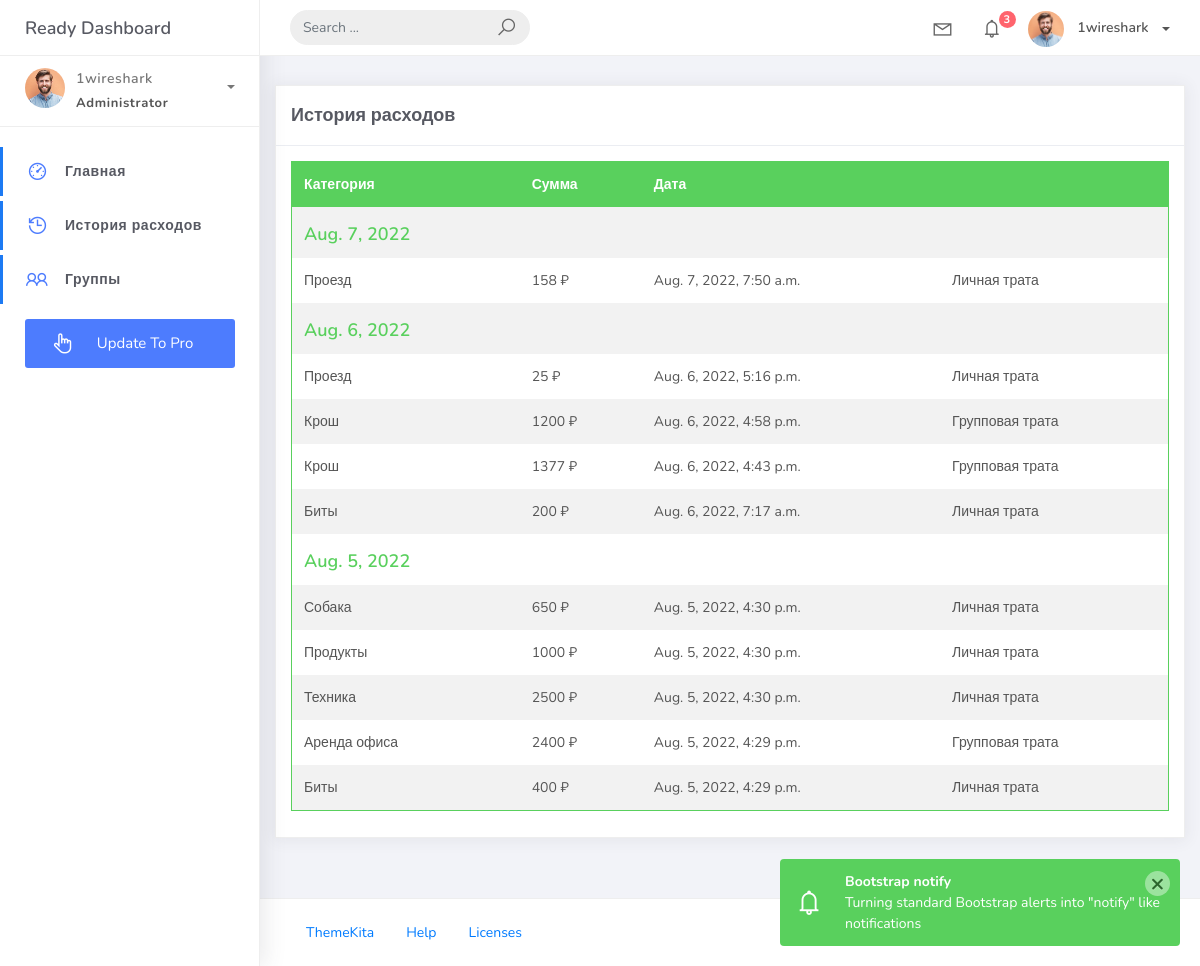
The page /cost_accounting/history/ (signed in) on the database its author committed.
### cost_accounting/models.py (models this page shows, shortened)
class Spending(models.Model):
    payer = models.ForeignKey(User, on_delete=models.CASCADE, verbose_name='Плательщик')
    amount = models.PositiveIntegerField(verbose_name='Потраченная сумма')
    category = models.ForeignKey('Category', on_delete=models.CASCADE, verbose_name='Категория товара')
    short_description = models.CharField(max_length=1000, verbose_name='Краткое описание', blank=True, null=True)
    creation_date = models.DateTimeField(auto_now_add=True, verbose_name='Дата создания расходов', null=True)
    class Meta:
        db_table = 'spending'

class Category(models.Model):
    title = models.CharField(max_length=50, verbose_name='Название категории')
    group = models.ForeignKey(Group, on_delete=models.CASCADE, verbose_name="Трата на группу", blank=True, null=True)
    creator = models.ForeignKey(User, on_delete=models.CASCADE, blank=True, null=True, verbose_name='Создатель категории')
    class Meta:
        db_table = 'spending_category'

### cost_accounting/views.py (the view)
# urls.py: path('history/', SpendingsHistory.as_view(), name='history'),
class SpendingsHistory(LoginRequiredMixin, View):
    def get(self, request, *args, **kwargs):
        context = show_history(request)
        return render(request, 'spendings-history.html', context)

### cost_accounting/services.py (called while the page is built)
def show_history(request: HttpRequest) -> dict:
    spendings = Spending.objects.filter(payer=request.user).order_by('-creation_date')
    spendings_per_day = defaultdict(list)
    for spending in spendings:
        spendings_per_day[spending.creation_date.date()].append(spending)
    context = {
        'spendings_per_day': spendings_per_day.items(),
        'today': datetime.datetime.today().date(),
        'yesterday': datetime.datetime.today().date() - datetime.timedelta(1),
    }
    return context

### templates/spendings-history.html (shortened to what this page needs)
{% extends 'index.html' %}
{% block content %}
    <div class="content">
        <div class="card">
            <div class="card-header ">
                <h4 class="card-title">История расходов</h4>
            </div>
            <div class="card-body">
                <table class="table table-head-bg-success table-striped table-hover">
                    <thead>
                        <tr>
                            <th scope="col">Категория</th>
                            <th scope="col">Сумма</th>
                            <th scope="col">Дата</th>
                            <th scope="col"></th>
                        </tr>
                    </thead>
                    <tbody>
                        {% for datetime, spendings in spendings_per_day %}
                            {% if datetime == today %}
                                <tr>
                                    <td><p class="card-category"><span class="h6 text-success">Сегодня</span></p></td>
                                    <td></td>
                                    <td></td>
                                    <td></td>
                                </tr>
                            {% else %}
                                <tr>
                                    <td><p class="card-category"><span class="h6 text-success">{{ datetime }}</span></p></td>
                                    <td></td>
                                    <td></td>
                                    <td></td>
                                </tr>
                            {% endif %}
                            {% for spending in spendings %}
                                <tr>
                                    <td>{{ spending.category.title }}</td>
                                    <td>{{ spending.amount }} ₽</td>
                                    <td>{{ spending.creation_date  }}</td>
                                    {% if spending.category.group %}
                                        <td>Групповая трата</td>
                                    {% else %}
                                        <td>Личная трата</td>
                                    {% endif %}
                                </tr>
                            {% endfor %}
                        {% endfor %}
                    </tbody>
                </table>
            </div>
        </div>
    </div>
{% endblock %}

### templates/index.html (shortened to what this page needs)
{% load static %}
<!DOCTYPE html>
<html>
<head>
	<link rel="stylesheet" href="{% static 'css/bootstrap.min.css' %}">
	<link rel="stylesheet" href="{% static 'css/ready.css' %}">
	<link rel="stylesheet" href="{% static 'css/demo.css' %}">
</head>
<body>
	<div class="wrapper">
		<div class="main-header">
			<div class="logo-header">
				<a href="{% url 'index' %}" class="logo">
					Ready Dashboard
				</a>
			</div>
			<nav class="navbar navbar-header navbar-expand-lg">
				<div class="container-fluid">
					<form class="navbar-left navbar-form nav-search mr-md-3" action="">
						<div class="input-group">
							<input type="text" placeholder="Search ..." class="form-control">
							<div class="input-group-append">
								<span class="input-group-text">
									<i class="la la-search search-icon"></i>
								</span>
							</div>
						</div>
					</form>
					<ul class="navbar-nav topbar-nav ml-md-auto align-items-center">
						<li class="nav-item dropdown hidden-caret">
							<a class="nav-link dropdown-toggle" href="#" id="navbarDropdown" role="button" data-toggle="dropdown" aria-haspopup="true" aria-expanded="false">
								<i class="la la-envelope"></i>
							</a>
						</li>
						<li class="nav-item dropdown hidden-caret">
							<a class="nav-link dropdown-toggle" href="#" id="navbarDropdown" role="button" data-toggle="dropdown" aria-haspopup="true" aria-expanded="false">
								<i class="la la-bell"></i>
								<span class="notification">3</span>
							</a>
						</li>
						<li class="nav-item dropdown">
							<a class="dropdown-toggle profile-pic" data-toggle="dropdown" href="#" aria-expanded="false">
                                {% if not user.image.url %}
                                    <img src="{% static 'images/profile2.jpg' %}" alt="user-img" width="36" class="img-circle">
                                {% else %}
                                    <img src="{{ user.image.url }}" alt="user-img" width="36" class="img-circle">
                                {% endif %}
                                <span >{{ request.user.username }}</span></span> </a>
							</li>
						</ul>
					</div>
				</nav>
			</div>
			<div class="sidebar">
				<div class="scrollbar-inner sidebar-wrapper">
                    <div class="user">
						<div class="photo">
                            {% if not user.image.url %}
							    <img src="{% static 'images/profile2.jpg' %}">
                            {% else %}
                                <img src="{{ user.image.url }}">
                            {% endif %}
						</div>
						<div class="info">
							<a class="" data-toggle="collapse" href="#collapseExample" aria-expanded="true">
								<span>
									{{ request.user.username }}
									<span class="user-level">Administrator</span>
									<span class="caret"></span>
								</span>
							</a>
						</div>
					</div>
                    <ul class="nav">
						<li class="nav-item active">
							<a href="{% url 'index' %}">
								<i class="la la-dashboard"></i>
								<p>Главная</p>
							</a>
						</li>
                        <li class="nav-item active">
							<a href="{% url 'history' %}">
								<i class="la la-history"></i>
								<p>История расходов</p>
							</a>
						</li>
                        <li class="nav-item active">
							<a href="{% url 'groups' %}">
								<i class="la la-group"></i>
								<p>Группы</p>
							</a>
						</li>
						<li class="nav-item update-pro">
							<button  data-toggle="modal" data-target="#modalUpdate">
								<i class="la la-hand-pointer-o"></i>
								<p>Update To Pro</p>
							</button>
						</li>
					</ul>
				</div>
			</div>
			<div class="main-panel">
				{% block content %}
                {% endblock %}
				<footer class="footer">
					<div class="container-fluid">
						<nav class="pull-left">
							<ul class="nav">
								<li class="nav-item">
									<a class="nav-link" href="http://www.themekita.com">
										ThemeKita
									</a>
								</li>
								<li class="nav-item">
									<a class="nav-link" href="#">
										Help
									</a>
								</li>
								<li class="nav-item">
									<a class="nav-link" href="https://themewagon.com/license/#free-item">
										Licenses
									</a>
								</li>
							</ul>
						</nav>
						<div class="copyright ml-auto">
							2018, made with  by <a href="http://www.themekita.com">ThemeKita</a>
						</div>
					</div>
				</footer>
			</div>
		</div>
</body>
</html>

### cost_accounting/static/css/demo.css (style rules this page uses)
.update-pro { margin: 15px 25px; }
.update-pro button { padding: 13px 25px; background: #4d7cfe; color: #fff; border-radius: 3px; justify-content: center; width: 100%; border: 0; cursor: pointer; }
.update-pro button p, .update-pro button i { color: #fff !important; margin-bottom: 0px; }
.update-pro button i { margin-right: 5px !important; font-size: 23px; color: #C3C5CA; margin-right: 15px; width: 25px; text-align: center; vertical-align: middle; float: left; }

### rows shown on the page
Spending: creation_date "Aug. 7, 2022", category "Проезд", amount "158", creation_date "Aug. 7, 2022, 7:50 a.m.", shows "Личная трата"
Spending: creation_date "Aug. 6, 2022", category "Проезд", amount "25", creation_date "Aug. 6, 2022, 5:16 p.m.", shows "Личная трата"
Spending: category "Крош", amount "1200", creation_date "Aug. 6, 2022, 4:58 p.m.", shows "Групповая трата"
Spending: category "Крош", amount "1377", creation_date "Aug. 6, 2022, 4:43 p.m.", shows "Групповая трата"
Spending: category "Биты", amount "200", creation_date "Aug. 6, 2022, 7:17 a.m.", shows "Личная трата"
Spending: creation_date "Aug. 5, 2022", category "Собака", amount "650", creation_date "Aug. 5, 2022, 4:30 p.m.", shows "Личная трата"
Spending: category "Продукты", amount "1000", creation_date "Aug. 5, 2022, 4:30 p.m.", shows "Личная трата"
Spending: category "Техника", amount "2500", creation_date "Aug. 5, 2022, 4:30 p.m.", shows "Личная трата"
Spending: category "Аренда офиса", amount "2400", creation_date "Aug. 5, 2022, 4:29 p.m.", shows "Групповая трата"
Spending: category "Биты", amount "400", creation_date "Aug. 5, 2022, 4:29 p.m.", shows "Личная трата"

### other values the page prints
{{ request.user.username }} "1wireshark"
